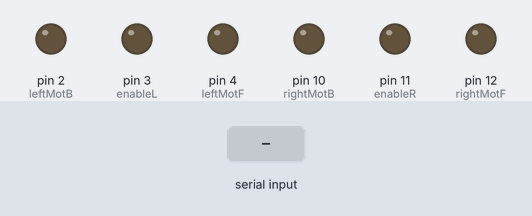
Simulated run of this sketch. Board: Arduino Uno, built with avr-gcc and run on an emulated ATmega328P. Parts: output pins drawn as LEDs (lit = HIGH). Inputs (shaded band) come from the test bench.

Above: at 1.2 s.
1.3 s: "F" received over Serial
At 2.5 s:
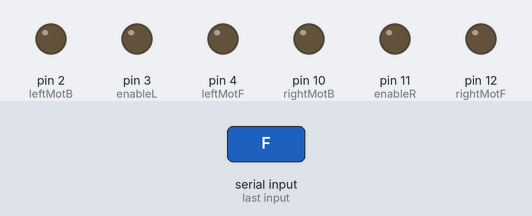
2.9 s: "R" received over Serial
At 3.7 s:
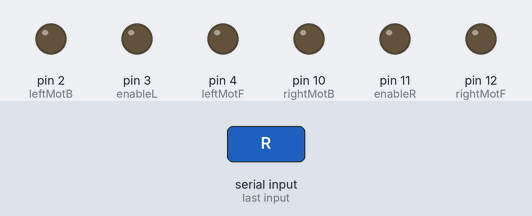
4.5 s: "L" received over Serial
At 5.0 s:
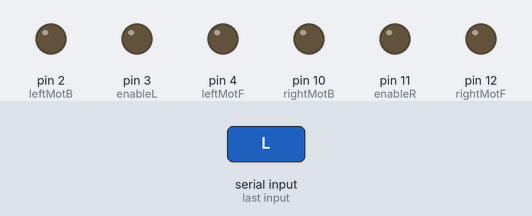
6.1 s: "B" received over Serial
At 7.4 s:
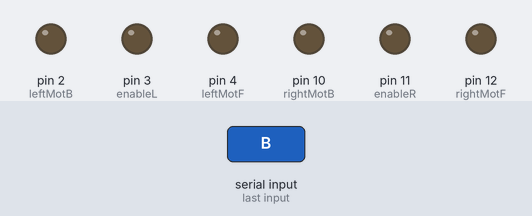
Timing chart, 0 to 8.7 s (numbered marks = the images above; inputs shaded):
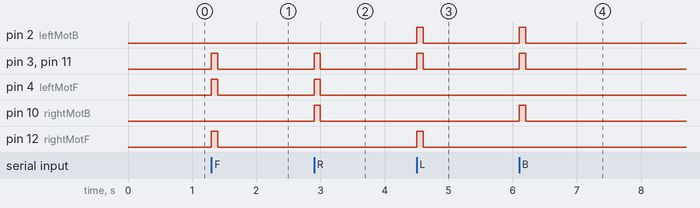

The sketch:

bluetooth.ino
```cpp
#define rightMotF 12
#define rightMotB 10
#define leftMotF 4
#define leftMotB 2
#define enableR 11
#define enableL 3

void setup()
{
  Serial.begin(9600);
  pinMode(leftMotF,OUTPUT);
  pinMode(leftMotB,OUTPUT);
  pinMode(rightMotF,OUTPUT);
  pinMode(rightMotB,OUTPUT);
  pinMode(enableR,OUTPUT);
  pinMode(enableL,OUTPUT);
}


void loop()
{
  if(Serial.available()>0)
  {
    char x = Serial.read();

    if(x =='F') //front
    {
          digitalWrite(leftMotF , HIGH);
          digitalWrite(leftMotB , LOW);
          digitalWrite(rightMotF , HIGH);
          digitalWrite(rightMotB , LOW);
          digitalWrite(enableR,HIGH);
          digitalWrite(enableL,HIGH);
          delay(100);
    }

    if(x =='R') //right
    {
        digitalWrite(leftMotF , HIGH);
        digitalWrite(leftMotB , LOW);
        digitalWrite(rightMotF , LOW);
        digitalWrite(rightMotB , HIGH);
        digitalWrite(enableR,HIGH);
        digitalWrite(enableL,HIGH);
        delay(100);
    }

    if(x =='L') //left
    {
          digitalWrite(leftMotF , LOW);
          digitalWrite(leftMotB , HIGH);
          digitalWrite(rightMotF , HIGH);
          digitalWrite(rightMotB , LOW);
          digitalWrite(enableR,HIGH);
          digitalWrite(enableL,HIGH);
          delay(100);
    }

    if(x =='B') //reverse
    {
      digitalWrite(leftMotF , LOW);
      digitalWrite(leftMotB , HIGH);
      digitalWrite(rightMotF , LOW);
      digitalWrite(rightMotB , HIGH);
      digitalWrite(enableR,HIGH);
      digitalWrite(enableL,HIGH);
      delay(100);

    }
  digitalWrite(leftMotF , LOW);
  digitalWrite(leftMotB , LOW);
  digitalWrite(rightMotF , LOW);
  digitalWrite(rightMotB , LOW);
  digitalWrite(enableR,LOW);
  digitalWrite(enableL,LOW);

 }
}
```

Measured:
- after the input at 1.3 s, pin 3 (enableL), pin 4 (leftMotF), pin 11 (enableR), pin 12 (rightMotF): LOW → HIGH at once, → LOW 0.10 s later
- after the input at 2.9 s, pin 3 (enableL), pin 4 (leftMotF), pin 10 (rightMotB), pin 11 (enableR): LOW → HIGH at once, → LOW 0.10 s later
- after the input at 4.5 s, pin 2 (leftMotB), pin 3 (enableL), pin 11 (enableR), pin 12 (rightMotF): LOW → HIGH at once, → LOW 0.10 s later
- after the input at 6.1 s, pin 2 (leftMotB), pin 3 (enableL), pin 10 (rightMotB), pin 11 (enableR): LOW → HIGH at once, → LOW 0.10 s later
